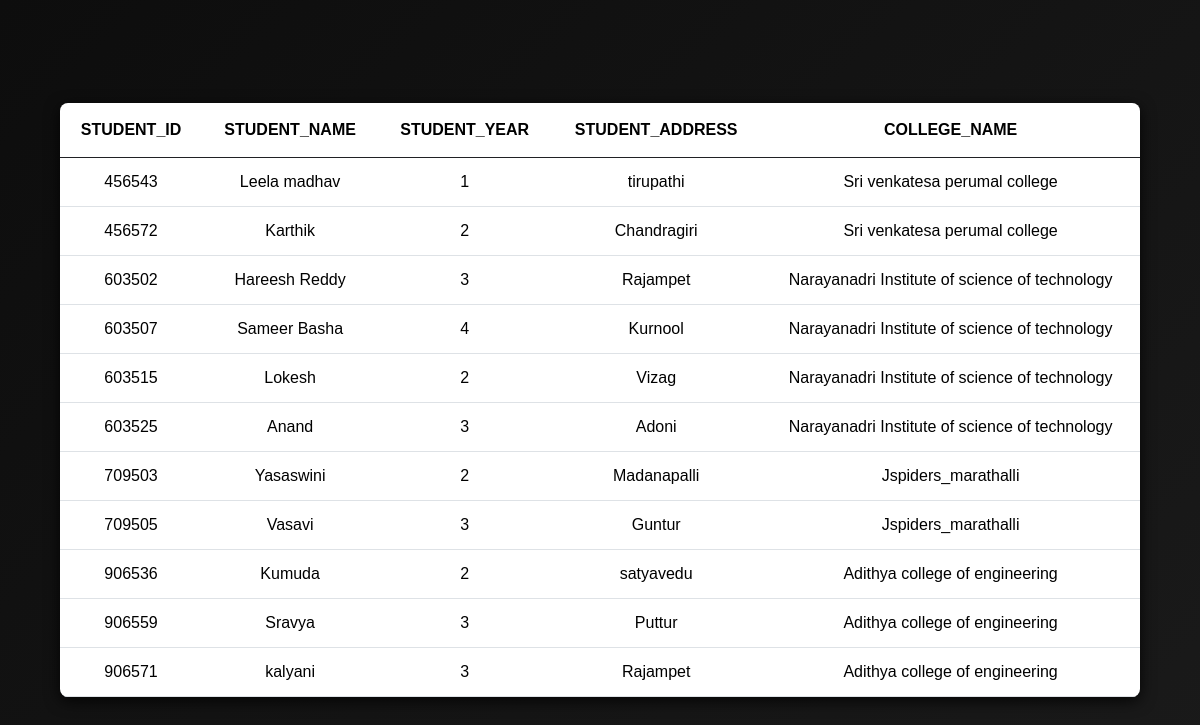
Page /display_student/ on the committed database.
### app/models.py (models this page shows, shortened)
class Student(models.Model):
    stu_id = models.IntegerField(primary_key=True)
    stu_name = models.CharField(max_length=40)
    stu_year = models.IntegerField()
    stu_address = models.CharField(max_length=50)
    col_id = models.ForeignKey(College,on_delete=models.CASCADE)

class College(models.Model):
    col_id = models.IntegerField(primary_key=True)
    col_name = models.CharField(max_length=100)
    col_address = models.CharField(max_length=100)
    def __str__(self) -> str:
        return self.col_name

### app/views.py (the view)
# urls.py: path('display_student/',display_student,name='display_student'),
def display_student(request):
    return render(request,'display_student.html',{'student_objects':Student.objects.all()})

### templates/display_student.html (shortened to what this page needs)
{% load static %}
<!DOCTYPE html>
<html lang="en">
<head>
    <link rel="stylesheet" href="https://cdn.jsdelivr.net/npm/bootstrap@5.3.3/dist/css/bootstrap.min.css">
    <link rel="stylesheet" href="{% static 'css/table_color.css' %}">
</head>
<body>
    <div class="container-fluid">
        <div class="row">
            <table class="table m-auto">
                <thead>
                    <tr>
                        <th>Student_id</th>
                        <th>Student_name</th>
                        <th>Student_year</th>
                        <th>Student_address</th>
                        <th>College_name</th>
                    </tr>
                </thead>
                <tbody>
                    {% for so in student_objects %}
                        <tr>
                            <td>{{so.stu_id}}</td>
                            <td>{{so.stu_name}}</td>
                            <td>{{so.stu_year}}</td>
                            <td>{{so.stu_address}}</td>
                            <td>{{so.col_id}}</td>
                        </tr>
                    {% endfor %}
                </tbody>
            </table>
        </div>
    </div>
</body>
</html>

### static/css/table_color.css (style rules this page uses)
body { background: linear-gradient(135deg, #0d0d0d, #1a1a1a); color: #e0e0e0; font-family: Arial, sans-serif; margin: 0; padding: 0; display: flex; align-items: center; justify-content: center; min-height: 100vh; }
.container-fluid { width: 90%; max-width: 1200px; }
.table { color: #f0f0f0; background-color: #0f0f0f; border-radius: 8px; overflow: hidden; box-shadow: 0 4px 15px rgba(0, 0, 0, 0.8); }
.table thead { background: linear-gradient(45deg, #202124, #3a3b3c); color: #ffffff; }
.table th { padding: 15px; font-weight: bold; text-align: center; border: none; text-transform: uppercase; transition: background 0.3s ease, transform 0.2s ease; }
.table tbody tr { transition: background 0.3s ease; }
.table td { padding: 12px; text-align: center; border-top: 1px solid #202124; }
.table tbody tr:nth-child(even) { background-color: #1a1a1a; }
.table tbody tr:nth-child(odd) { background-color: #111111; }

### rows in the picture
Student: stu_id "456543", stu_name "Leela madhav", stu_year "1", stu_address "tirupathi", col_id "Sri venkatesa perumal college"
Student: stu_id "456572", stu_name "Karthik", stu_year "2", stu_address "Chandragiri", col_id "Sri venkatesa perumal college"
Student: stu_id "603502", stu_name "Hareesh Reddy", stu_year "3", stu_address "Rajampet", col_id "Narayanadri Institute of science of technology"
Student: stu_id "603507", stu_name "Sameer Basha", stu_year "4", stu_address "Kurnool", col_id "Narayanadri Institute of science of technology"
Student: stu_id "603515", stu_name "Lokesh", stu_year "2", stu_address "Vizag", col_id "Narayanadri Institute of science of technology"
Student: stu_id "603525", stu_name "Anand", stu_year "3", stu_address "Adoni", col_id "Narayanadri Institute of science of technology"
Student: stu_id "709503", stu_name "Yasaswini", stu_year "2", stu_address "Madanapalli", col_id "Jspiders_marathalli"
Student: stu_id "709505", stu_name "Vasavi", stu_year "3", stu_address "Guntur", col_id "Jspiders_marathalli"
Student: stu_id "906536", stu_name "Kumuda", stu_year "2", stu_address "satyavedu", col_id "Adithya college of engineering"
Student: stu_id "906559", stu_name "Sravya", stu_year "3", stu_address "Puttur", col_id "Adithya college of engineering"
Student: stu_id "906571", stu_name "kalyani", stu_year "3", stu_address "Rajampet", col_id "Adithya college of engineering"
